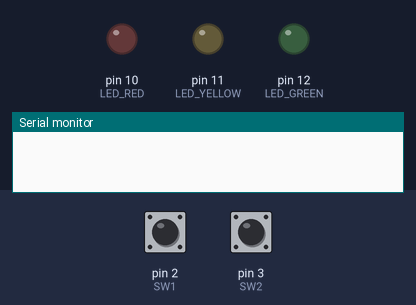
The program below on a simulated Arduino Uno, built with avr-gcc and run on an emulated ATmega328P. Parts: output pins drawn as LEDs (lit = HIGH), the last lines printed to the serial monitor. Dashed ring = blinking. Inputs (shaded band) come from the test bench; at power-on: pin 3 (SW2) HIGH, pin 2 (SW1) HIGH.

Above: at 1.2 s.
1.3 s: pin 3 (SW2) pulled LOW for 0.15 s
At 2.3 s:
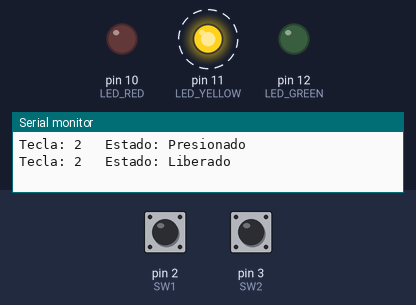
4.4 s: pin 3 (SW2) pulled LOW for 1 s
At 5.7 s:
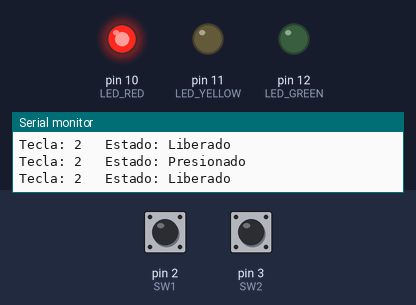
8.4 s: pin 3 (SW2) pulled LOW for 0.15 s
At 11.3 s:
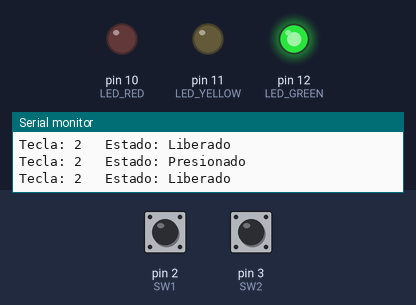
11.5 s: pin 2 (SW1) pulled LOW for 0.15 s
At 14.0 s:
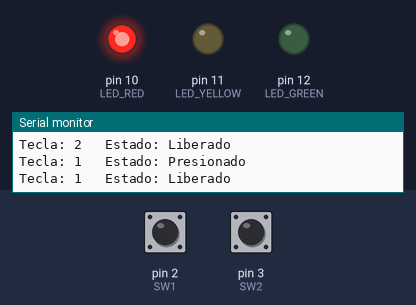
14.6 s: pin 2 (SW1) pulled LOW for 1 s
At 15.7 s:
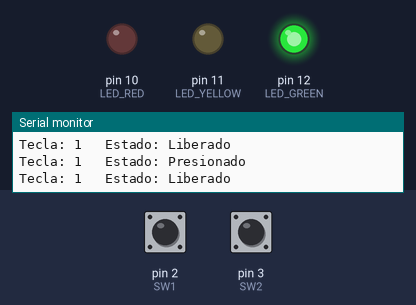
17.1 s: pin 3 (SW2) pulled LOW for 3.2 s
At 18.9 s:
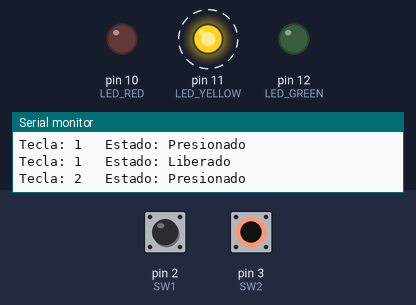
Timing chart, 0 to 24.3 s (numbered marks = the images above; inputs shaded):
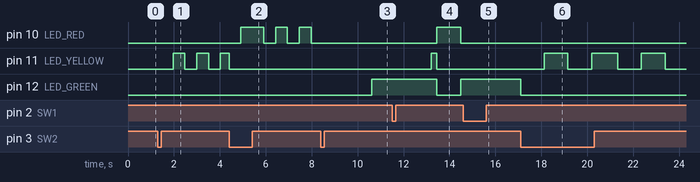

Measured:
- after the input at 1.3 s, pin 11 (LED_YELLOW): alternates HIGH for 0.51 s and LOW for 0.51 s, starting after 0.67 s; pin 12 (LED_GREEN): stays LOW (without the input it goes to HIGH after 0.76 s)
- after the input at 4.4 s, pin 10 (LED_RED): LOW → HIGH after 0.52 s, then repeats every 1.0 s: LOW 0.51 s, HIGH 0.51 s
- after the input at 8.4 s, pin 10 (LED_RED): stops changing and stays LOW; pin 12 (LED_GREEN): LOW → HIGH after 2.2 s
- after the input at 11.5 s, pin 10 (LED_RED): LOW → HIGH after 2.0 s instead of 2.7 s; pin 12 (LED_GREEN): HIGH → LOW after 2.0 s instead of 2.7 s
- after the input at 14.6 s, pin 10 (LED_RED): stays LOW (without the input it goes to HIGH after 1.7 s); pin 11 (LED_YELLOW): stays LOW (without the input it goes to HIGH after 1.4 s); pin 12 (LED_GREEN): stays HIGH (without the input it goes to LOW after 1.7 s)
- after the input at 17.1 s, pin 10 (LED_RED): stays LOW (without the input it goes to HIGH after 5.7 s); pin 12 (LED_GREEN): HIGH → LOW after 0.00 s instead of 5.7 s

The program:

main.cpp
```cpp
/******************* Liberies ********************************/
#include "teclas.h"
#include "semaforo.h"
#include <Arduino.h>
#include <stdio.h>
#include "uart.h"

/**************** Constant & variables declaration **********/
const int16_t LED_GREEN = 12;
const int16_t LED_YELLOW = 11;
const int16_t LED_RED = 10;
const int16_t SW1 = 2;    //switch to change velocity of operation
const int16_t SW2 = 3;    //switch to change state of traffic ligth

/******* Constructor's declaration and initialization *****************/
fsmTrafficLightMode_t fsmTrafficMode = NORMAL_MODE;    // Operation mode for traffic light
int16_t baseTime = 500;                  // Base time for the program when it starts
dbn_t dbnSW1 = {SW1, 40, BUTTON_UP};
dbn_t dbnSW2 = {SW2, 40, BUTTON_UP};

void setup() {
  pinMode(SW1, INPUT);            //switches as input
  pinMode(SW2, INPUT);
  pinMode(LED_YELLOW, OUTPUT);    //leds as outpus
  pinMode(LED_GREEN, OUTPUT);
  pinMode(LED_RED, OUTPUT);
  Serial.begin(9600);
}


void loop() {
  InicializarMEF();         //initialization of FEM for modes of traffic light
  fsmButtonInit(&dbnSW1);   //initialization of FEM for button 1
  fsmButtonInit(&dbnSW2);   //initialization of FEM for button 2
  fsmTrafficLightInit(LED_GREEN, LED_YELLOW, LED_RED);
  while (1) {
    fsmButtonUpdate(&dbnSW1,SW1,SW2,LED_GREEN, LED_YELLOW, LED_RED, myPrint);   //FEM to actualizate button1
    fsmButtonUpdate(&dbnSW2,SW1,SW2,LED_GREEN, LED_YELLOW, LED_RED, myPrint);   //FEM to actualizate button2
    fsmTrafficLightUpdate(LED_GREEN, LED_YELLOW, LED_RED);    //FEM to actualizate traffic light
  }
}
```

semaforo.c
```cpp
#include "semaforo.h"

/****************** Prototype functions of semaforo.h ******************/
int16_t nbDelay(int16_t t_delay);
void fsmTrafficLightInit(int16_t LED_GREEN, int16_t LED_YELLOW, int16_t LED_RED);
void setTrafficLightMode(fsmTrafficLightMode_t mode,int16_t LED_GREEN, int16_t LED_YELLOW, int16_t LED_RED);
void fsmTrafficLightUpdate(int16_t LED_GREEN, int16_t LED_YELLOW, int16_t LED_RED);
void changeTrafficLightMode(int16_t LED_GREEN, int16_t LED_YELLOW, int16_t LED_RED);
void ActualizarMEF(int16_t baseTime,int16_t LED_GREEN, int16_t LED_YELLOW, int16_t LED_RED);
void InicializarMEF();
```

semaforo.h
```cpp
#include <Arduino.h>    //libery to arduino

/******** Data declared as structure type ***************/
typedef enum  {
  ESTADO_INICIAL,
  ESTADO_1,
  ESTADO_2
}estadoMEF_t;

/******** Data declared as enumeration type ***************/
typedef enum {
  NORMAL_MODE,
  DISCONNECTED_MODE,
  ALARM_MODE,
} fsmTrafficLightMode_t;

/*********** declaration of variables as external *********/
extern fsmTrafficLightMode_t fsmTrafficMode;
extern int16_t baseTime;     // Base time for the program when it starts

estadoMEF_t estadoActual;

/*********** function to initialize MEF of the traffic light*/
void fsmTrafficLightInit(int16_t LED_GREEN, int16_t LED_YELLOW, int16_t LED_RED) {
  fsmTrafficMode = NORMAL_MODE;
  digitalWrite(LED_GREEN, LOW);
  digitalWrite(LED_YELLOW, LOW);
  digitalWrite(LED_RED, LOW);
}

/********* function to set mode the traffic light **********/
void setTrafficLightMode(fsmTrafficLightMode_t mode,int16_t LED_GREEN, int16_t LED_YELLOW, int16_t LED_RED) {
  fsmTrafficMode = mode;
  digitalWrite(LED_GREEN, LOW);
  digitalWrite(LED_YELLOW, LOW);
  digitalWrite(LED_RED, LOW);
}

/********* function to change mode the traffic light **********/
void changeTrafficLightMode(int16_t LED_GREEN, int16_t LED_YELLOW, int16_t LED_RED) {
  switch (fsmTrafficMode) {
    case NORMAL_MODE:
      setTrafficLightMode(DISCONNECTED_MODE, LED_GREEN, LED_YELLOW, LED_RED);
      break;
    case DISCONNECTED_MODE:
      setTrafficLightMode(ALARM_MODE, LED_GREEN, LED_YELLOW, LED_RED);
      break;
    case ALARM_MODE:
      setTrafficLightMode(NORMAL_MODE, LED_GREEN, LED_YELLOW, LED_RED);
      break;
  }
}

/****** function to initialize MEF of the traffic light in normal mode*/
void InicializarMEF() {
  estadoActual = ESTADO_INICIAL;
}

/****** Function to update state of FEM traffic light in normal mode ******/
void ActualizarMEF(int16_t baseTime,int16_t LED_GREEN, int16_t LED_YELLOW, int16_t LED_RED) {
  switch (estadoActual) {
    case ESTADO_INICIAL:
      if (nbDelay(baseTime*4)) {    //time that will last in ESTADO_2 before returning to ESTADO_INICIAL
        digitalWrite(LED_GREEN, HIGH);
        digitalWrite(LED_YELLOW, LOW);
        digitalWrite(LED_RED, LOW);
        estadoActual = ESTADO_1;
      }
      break;
    case ESTADO_1:
      if (nbDelay(baseTime*6)) {  //time that will remain in ESTADO_INICIAL before going to ESTADO_1
        digitalWrite(LED_GREEN, HIGH);
        digitalWrite(LED_YELLOW, HIGH);
        digitalWrite(LED_RED, LOW);
        estadoActual = ESTADO_2;
      }
      break;
    case ESTADO_2:
      if (nbDelay(baseTime)) {    //time that will remain in ESTADO_1 before going to ESTADO_2
        digitalWrite(LED_GREEN, LOW);
        digitalWrite(LED_YELLOW, LOW);
        digitalWrite(LED_RED, HIGH);
        estadoActual = ESTADO_INICIAL;
      }
      break;
  }
}

/************ function to update MEF of traffic light ************/
void fsmTrafficLightUpdate(int16_t LED_GREEN, int16_t LED_YELLOW, int16_t LED_RED) {
  switch (fsmTrafficMode) {
    case NORMAL_MODE:
    ActualizarMEF(baseTime, LED_GREEN, LED_YELLOW, LED_RED);
    break;
    case DISCONNECTED_MODE:
    if (nbDelay(baseTime)){
        digitalWrite(LED_YELLOW, !digitalRead(LED_YELLOW)); //flashes yellow led with a delay time of baseTime
    }
    break;
    case ALARM_MODE:
    if (nbDelay(baseTime)){
        digitalWrite(LED_RED, !digitalRead(LED_RED)); //flashes red led with a delay time of baseTime
    }
    break;
  }
}
```

teclas.c
```cpp
/****************************Declare libraries ********************************/
#include "teclas.h"
#include <Arduino.h>
/******************************Prototype Function******************************/
typedef void (*PrintFunction)(dbn_t* data);
void fsmButtonInit(dbn_t* data);
void fsmButtonUpdate(dbn_t* data,int16_t SW1, int16_t SW2,int16_t LED_GREEN, int16_t LED_YELLOW, int16_t LED_RED, PrintFunction printFunc);
void fsmButtonError(dbn_t* data);
void buttonPressed(dbn_t* data ,int16_t SW1, int16_t SW2,int16_t LED_GREEN, int16_t LED_YELLOW, int16_t LED_RED, PrintFunction printFunc);
void buttonReleased(dbn_t* data, int16_t SW1, int16_t SW2, PrintFunction printFunc);
int16_t nbDelay(int16_t t_delay);
```

teclas.h
```cpp
/****************************Declare libraries ********************************/
#include <Arduino.h>
#include <stdio.h>
/**********************Declare a function enumerated*************************/
typedef enum {
  BUTTON_UP,
  BUTTON_DOWN,
  BUTTON_FALLING,
  BUTTON_RISING,
} fsmButtonState_t;
/*****************DEclare a function struct**********************************/
typedef struct {
  int16_t tecla;
  int16_t delay;
  fsmButtonState_t estado;
} dbn_t;
/*************************Declaration of external variables******************/
extern dbn_t dbnSW1;
extern dbn_t dbnSW2;
extern int16_t baseTime;                  // Base time for the program when it starts

/******************************Definition of the print function*************/
typedef void (*PrintFunction)(dbn_t* data);
/********************Definition of the light mode change function************/
void changeTrafficLightMode(int16_t LED_GREEN, int16_t LED_YELLOW, int16_t LED_RED);

/******************Non-blocking delay Function**************/
int16_t nbDelay(int16_t t_delay) {
  int16_t t_base = 1;
  static int16_t count = 0;
  int16_t n_time = t_delay / t_base;

  if (count >= n_time) {
    count = 0;
    return 1;
  } else {
    delay(t_base);
    count++;
    return 0;
  }
}


/************************* Function of Button Init FSM *******************/
void fsmButtonInit(dbn_t* data) {
  data->estado = BUTTON_UP;
}

/******************************Function of Button Errorf ***************************/
void fsmButtonError(dbn_t* data) {
  data->estado = BUTTON_UP;
}


/*********************Function of the button pressed********************/
void buttonPressed(dbn_t* data, int16_t SW1, int16_t SW2,int16_t LED_GREEN, int16_t LED_YELLOW, int16_t LED_RED, PrintFunction printFunc) {
  if (data->tecla == SW1) {
    // Change the time base of normal mode
    baseTime = baseTime / 2;

    if (baseTime < 250) {
      baseTime = 1000;
    }
    printFunc(data);
  } else if (data->tecla == SW2) {
    // Change the mode of operation of the traffic light
    changeTrafficLightMode(LED_GREEN,LED_YELLOW,LED_RED);
    printFunc(data);
  }
}


/************************************* Function of Released Button***************************/

void buttonReleased(dbn_t* data, int16_t SW1, int16_t SW2, PrintFunction printFunc) {
    printFunc(data);
}
/****************************Update Button Function***************************************/
void fsmButtonUpdate(dbn_t* data,int16_t SW1, int16_t SW2,int16_t LED_GREEN, int16_t LED_YELLOW, int16_t LED_RED, PrintFunction printFunc) {
  switch (data->estado) {
    case BUTTON_UP:
      if (!digitalRead(data->tecla)) {
        data->estado = BUTTON_FALLING; //Si se detecta un cambio en el pulsante se manda al estado Falling
      }
      break;
    case BUTTON_DOWN:
      if (digitalRead(data->tecla)) {
        data->estado = BUTTON_RISING; // Si se detecta un cambio en el pulsante
      }
      break;
    case BUTTON_FALLING:
      if (nbDelay(data->delay)) {
        if (!digitalRead(data->tecla)) { // Si pasado el tiempo del retardo la tecla cambia de estado mandar a down
          data->estado = BUTTON_DOWN;
          buttonPressed(data, SW1,SW2,LED_GREEN,LED_YELLOW,LED_RED, printFunc);
        } else {
          data->estado = BUTTON_UP;// Si pasado el tiempo del retardo la tecla cambia de estado mandar a up
        }
      }
      break;
    case BUTTON_RISING:
      if (nbDelay(data->delay)) {
        if (digitalRead(data->tecla)) { // Si pasado el tiempo del retardo la tecla cambia de estado mandar a up
          data->estado = BUTTON_UP;
          buttonReleased(data, SW1, SW2, printFunc);
        } else {
          data->estado = BUTTON_DOWN; // Si pasado el tiempo del retardo la tecla cambia de estado mandar a down
        }
      }
      break;
    default:
      fsmButtonError(data);
      break;
  }
}
```

uart.c
```cpp
/******************Library declaration and include guard***************/
#ifndef UARTH_H
#define UARTH_H
void myPrint(void); // Prototype Function
#endif
```

uart.h
```cpp
/****************************Declare libraries***************************/
#include "Arduino.h"
/***************************Function to print key state**************/
void myPrint(dbn_t* data){
  if (data->estado == 1){
    Serial.print("Tecla: ");
    Serial.print(data->tecla-1); //Print in the UART communication of the state of the Key
    Serial.print("\t Estado: Presionado\n");
  } else if (data->estado == 0){
    Serial.print("Tecla: ");
    Serial.print(data->tecla-1); //Print in the UART communication of the state of the Key
    Serial.print("\t Estado: Liberado\n");
  }

}
```
